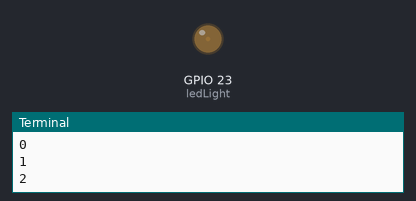
Recording of a program running on a simulated Raspberry Pi (BCM pin numbers). Shown: output pins drawn as LEDs (lit = HIGH), the last lines printed to the terminal.

Above: at 10.05 s.
At 11.8 s:
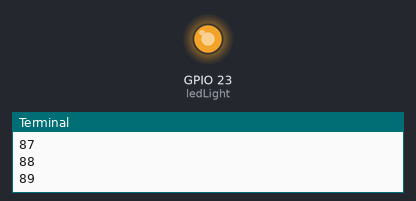
At 12.7 s:
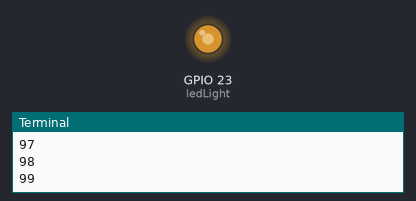
At 13.6 s:
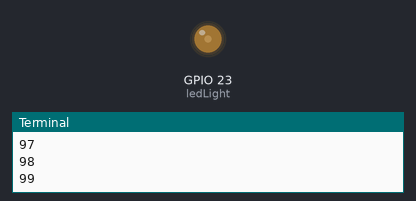
Timing chart, 0 to 15.2 s (numbered marks = the images above):
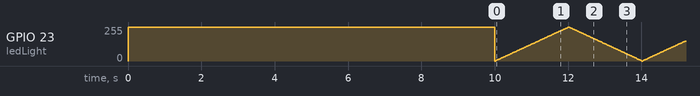

The program:

PWMTest.py
```python
import RPi.GPIO as GPIO
import time

GPIO.cleanup

GPIO.setmode(GPIO.BCM)
GPIO.setup(23, GPIO.OUT)

GPIO.output(23, True)
time.sleep(10)
GPIO.output(23,False)


GPIO.cleanup

ledLight = GPIO.PWM(23, 50)
ledLight.start(0)

try:
  while True:
    for i in range (100):
      ledLight.ChangeDutyCycle(i)
      print i
      time.sleep(0.02)         #These last three lines are going to loop and increase the power from 1% to 100% gradually
    for i in range(100):
      ledLight.ChangeDutyCycle(100-i)
      time.sleep(0.02)         #These three lines loop and decrease the power from 100%-1% gradually
except KeyboardInterrupt:
  pass

ledLight.stop()
GPIO.cleanup()
```
